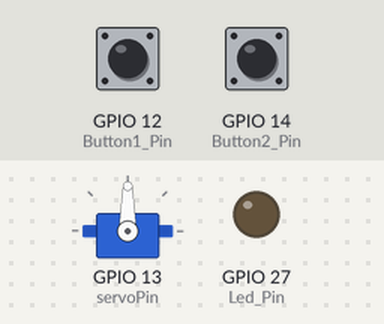
This sketch was run on a simulated ESP32. On the bench: servo, output pins drawn as LEDs (lit = HIGH). The test bench sets the inputs (shaded band); at power-on: GPIO 12 (Button1_Pin) LOW, GPIO 14 (Button2_Pin) LOW. What the sketch prints to the serial monitor is not drawn.

Above: at 1.2 s.
1.3 s: GPIO 12 (Button1_Pin) pulled HIGH for 0.15 s
At 2.4 s:
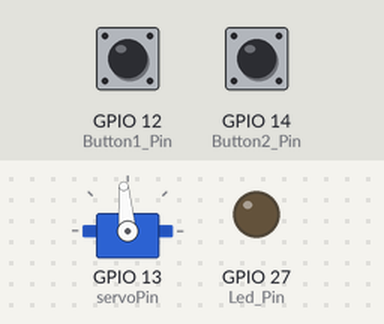
2.9 s: GPIO 12 (Button1_Pin) pulled HIGH for 1 s
At 3.6 s:
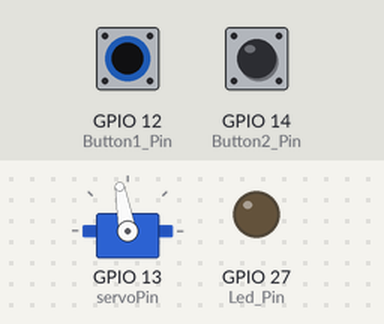
5.4 s: GPIO 14 (Button2_Pin) pulled HIGH for 0.15 s
At 6.6 s:
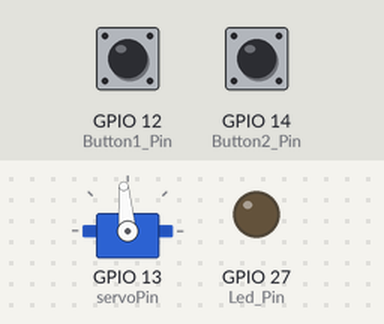
7.0 s: GPIO 12 (Button1_Pin) pulled HIGH for 3.2 s
At 7.9 s:
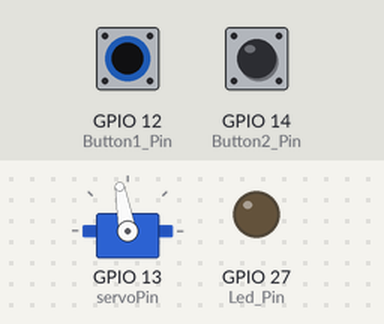
11.7 s: GPIO 12 (Button1_Pin) pulsed HIGH 5 times (0.12 s each, 0.3 s apart)
At 13.6 s:
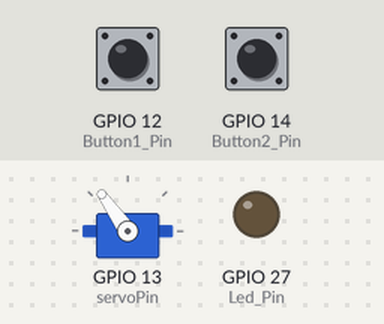
14.7 s: GPIO 12 (Button1_Pin) pulsed HIGH 5 times (0.12 s each, 0.3 s apart)
At 17.1 s:
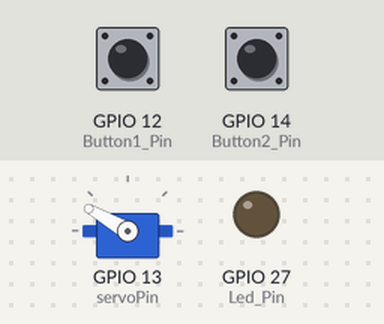
Timing chart, 0 to 18.6 s (numbered marks = the images above; inputs shaded):
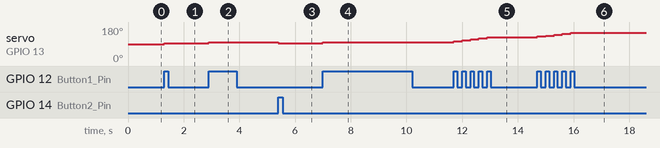

The sketch:

1012-2.ino
```cpp
#include <Servo.h>  //匯入函式庫
Servo myservo;  // 建立伺服馬達控制

const int servoPin = 13;  //用常態變數設定pin腳位，與之前define方式差不多
int pos = 90; //角度初始在中間，設定為90度

const int Button1_Pin = 12, Button2_Pin = 14; //紀錄兩按鈕腳位
const int Led_Pin = 27;
bool btn1_Pressed = false, btn2_Pressed = false;  //紀錄兩按鈕按壓狀態

void setup() {
  Serial.begin(115200);//序列阜連線速率(鮑率)

  myservo.attach(servoPin);  // 將伺服馬達連接的GPIO pin連接伺服物件
  myservo.write(90);  //角度初始在中間，設定為90度

   pinMode(Button1_Pin, INPUT);
   pinMode(Button2_Pin, INPUT);

   pinMode(Led_Pin, OUTPUT);
}

void loop() {
  if(pos<180 && pos>0){
    //Player 1
  if(digitalRead(Button1_Pin) == HIGH && btn1_Pressed == false){
    btn1_Pressed = true;
    pos += 5; //角度加五度
  }
  else if(digitalRead(Button1_Pin) == LOW && btn1_Pressed == true){
    btn1_Pressed = false;
  }

  //Player 2
  if(digitalRead(Button2_Pin) == HIGH && btn2_Pressed == false){
    btn2_Pressed = true;
    pos -= 5; //角度減五度
  }
  else if(digitalRead(Button2_Pin) == LOW && btn2_Pressed == true){
    btn2_Pressed = false;
  }
  }else{
    digitalWrite(Led_Pin, HIGH);
    if(digitalRead(Button1_Pin) == HIGH && digitalRead(Button2_Pin) == HIGH){
      btn1_Pressed = false;
      btn2_Pressed = false;
      pos = 90;
      digitalWrite(Led_Pin, LOW);
    }
  }


  Serial.println(pos);
  myservo.write(pos); //設定角度
}
```

Measured:
- after the input at 1.3 s, servo on GPIO 13 (servoPin): 90° → 95° at once
- after the input at 2.9 s, servo on GPIO 13 (servoPin): 95° → 100° at once
- after the input at 5.4 s, servo on GPIO 13 (servoPin): 100° → 95° at once
- after the input at 7.0 s, servo on GPIO 13 (servoPin): 95° → 100° at once
- after the input at 11.7 s, servo on GPIO 13 (servoPin): moves from 100° to 125° over 1.2 s, starting at once
- after the input at 14.7 s, servo on GPIO 13 (servoPin): moves from 125° to 150° over 1.2 s, starting at once
